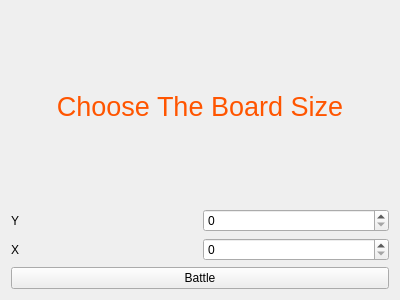
<ui version="4.0">
 <author/>
 <comment/>
 <exportmacro/>
 <class>Create</class>
 <widget class="QWidget" name="Create">
 <property name="geometry">
  <rect>
   <x>0</x>
   <y>0</y>
   <width>400</width>
   <height>300</height>
  </rect>
 </property>
 <property name="windowTitle">
  <string>Dialog</string>
 </property>
 <layout class="QVBoxLayout" name="verticalLayout">
  <item>
   <widget class="QLabel" name="label_3">
    <property name="text">
     <string>&lt;html&gt;&lt;head/&gt;&lt;body&gt;&lt;p align=&quot;center&quot;&gt;&lt;span style=&quot; font-size:20pt; color:#ff5500;&quot;&gt;Choose The Board Size&lt;/span&gt;&lt;/p&gt;&lt;/body&gt;&lt;/html&gt;</string>
    </property>
   </widget>
  </item>
  <item>
   <layout class="QHBoxLayout" name="horizontalLayout">
    <item>
     <widget class="QLabel" name="label_2">
      <property name="text">
       <string>Y</string>
      </property>
     </widget>
    </item>
    <item>
     <widget class="QSpinBox" name="Yspin"/>
    </item>
   </layout>
  </item>
  <item>
   <layout class="QHBoxLayout" name="horizontalLayout_2">
    <item>
     <widget class="QLabel" name="label">
      <property name="text">
       <string>X</string>
      </property>
     </widget>
    </item>
    <item>
     <widget class="QSpinBox" name="Xspin"/>
    </item>
   </layout>
  </item>
  <item>
   <widget class="QPushButton" name="BattleButton">
    <property name="text">
     <string>Battle</string>
    </property>
   </widget>
  </item>
 </layout>
 </widget>
 <pixmapfunction/>
 <connections/>
</ui>
